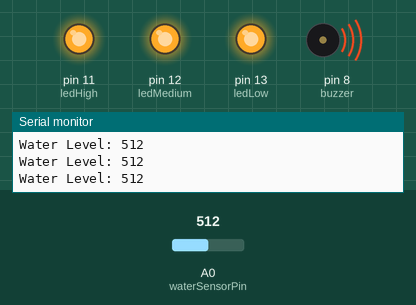
This sketch was run on a simulated Arduino Uno, built with avr-gcc and run on an emulated ATmega328P. Shown: output pins drawn as LEDs (lit = HIGH), buzzer (waves = sounding, pin HIGH), the last lines printed to the serial monitor. The test bench sets the inputs (shaded band); at power-on: A0 (waterSensorPin) = 512.

Above: at 1.3 s.
1.4 s: A0 (waterSensorPin) set to 483
At 2.6 s:
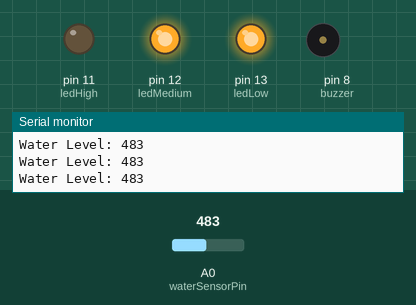
3.0 s: A0 (waterSensorPin) set to 308
4.5 s: A0 (waterSensorPin) set to 281
At 5.0 s:
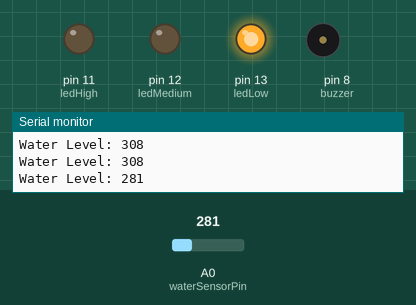
6.0 s: A0 (waterSensorPin) set to 108
7.5 s: A0 (waterSensorPin) set to 94
At 8.6 s:
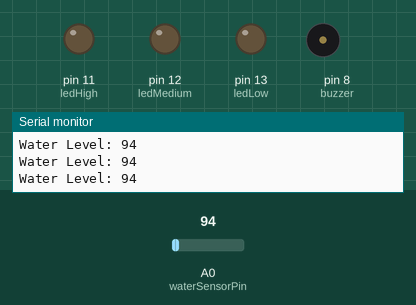
9.0 s: A0 (waterSensorPin) set to 110
At 9.8 s:
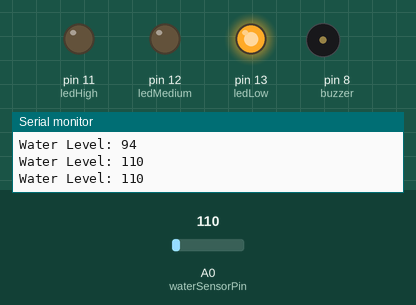
Timing chart, 0 to 11.5 s (numbered marks = the images above; inputs shaded):
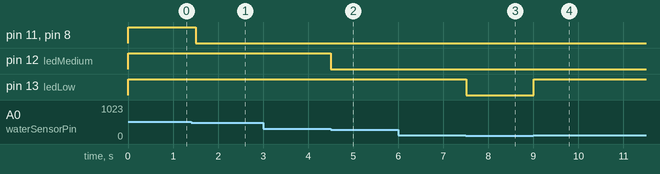

The sketch:

sketch_apr11c.ino
```cpp
// Pin setup
const int waterSensorPin = A0; // Analog pin connected to water sensor
const int ledLow = 13;         // LED for low level
const int ledMedium = 12;      // LED for medium level
const int ledHigh = 11;        // LED for high level
const int buzzer = 8;          // Optional buzzer

int waterLevel = 0;            // Variable to hold sensor reading

void setup() {
  Serial.begin(9600);          // Start Serial Monitor for debugging
  pinMode(ledLow, OUTPUT);
  pinMode(ledMedium, OUTPUT);
  pinMode(ledHigh, OUTPUT);
  pinMode(buzzer, OUTPUT);
}

void loop() {
  waterLevel = analogRead(waterSensorPin); // Read sensor value
  Serial.print("Water Level: ");
  Serial.println(waterLevel);              // Display value in Serial Monitor

  // Reset all outputs before setting levels
  digitalWrite(ledLow, LOW);
  digitalWrite(ledMedium, LOW);
  digitalWrite(ledHigh, LOW);
  digitalWrite(buzzer, LOW);

  // Level Logic (adjust thresholds based on your sensor readings)
  if (waterLevel >= 100) {
    digitalWrite(ledLow, HIGH); // Low level detected
  }

  if (waterLevel >= 300) {
    digitalWrite(ledMedium, HIGH); // Medium level detected
  }

  if (waterLevel >= 500) {
    digitalWrite(ledHigh, HIGH);   // High level detected
    digitalWrite(buzzer, HIGH);    // Alert at high water level
  }

  delay(500); // Delay for stability
}
```

Measured:
- the behaviour switches between 500 and 499 on A0 (waterSensorPin) (found by bisection; images 0 and 1)
- the behaviour switches between 300 and 299 on A0 (waterSensorPin) (found by bisection; images 1 and 2)
- the behaviour switches between 100 and 99 on A0 (waterSensorPin) (found by bisection; images 2 and 3)
- after the input at 1.4 s, pin 11 (ledHigh), pin 8 (buzzer): HIGH → LOW after 0.10 s
- after the input at 4.5 s, pin 12 (ledMedium): HIGH → LOW at once
- after the input at 7.5 s, pin 13 (ledLow): HIGH → LOW at once
- after the input at 9.0 s, pin 13 (ledLow): LOW → HIGH at once
